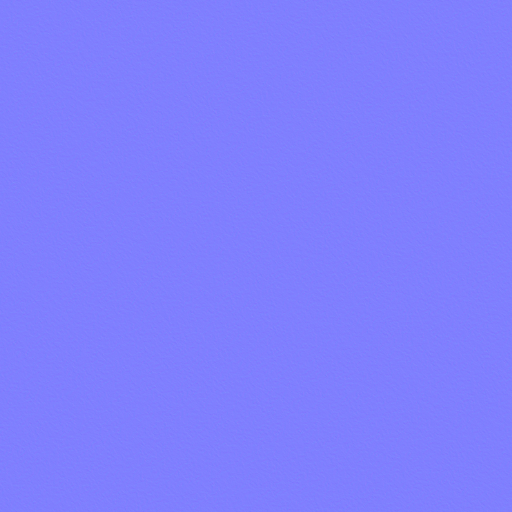
#> input picture dist/assets/cut-granite-normal.jpg, 1024 x 1024 px, given in place of garden-moss.jpg, which was not available (shown at 1/2 size)
$ python encode_garden_moss.py
#> lines starting #> are read from the running program, lines starting #| are printed output that depends on the picture
"""Delivery-only encoding, retaining 2K resolution and the original normal map."""
from pathlib import Path
from PIL import Image
import numpy as np,json
R=Path(__file__).resolve().parents[1];A=R/'dist/assets';report={}
for name,quality in [('garden-moss',97),('garden-moss-rough',95)]:
 source=A/(name+'.jpg');target=A/(name+'-runtime.jpg');im=Image.open(source)
#> further down, im is the input picture: PIL image 1024x1024 RGB; mean R, G, B 127.1, 126.9, 253.8
 im.save(target,format='JPEG',quality=quality,subsampling=0,optimize=True)
 delta=np.abs(np.asarray(im,dtype=np.float32)-np.asarray(Image.open(target),dtype=np.float32))
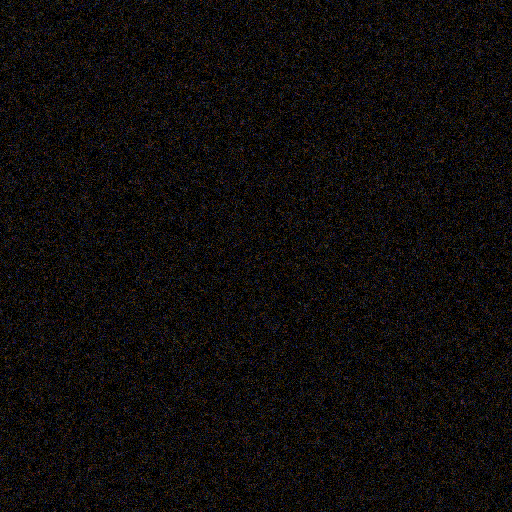
#> delta: shape (1024, 1024, 3) float32 (shown at 1/2 size); mean R, G, B 0.252, 0.206, 0.193; drawn with min black and max white
#> (the run stopped early here; a loop or call above may not have finished)

$ run again, on dist/assets/garden-moss-rough.jpg
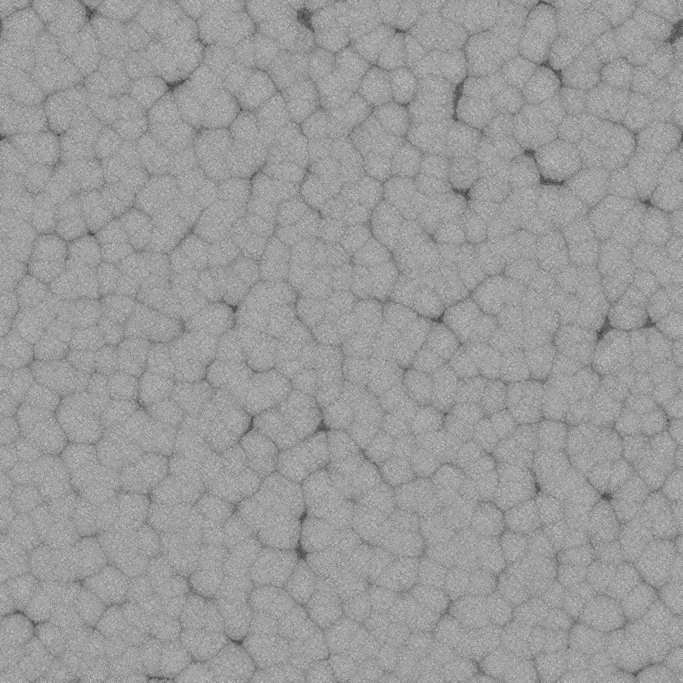
#> input picture dist/assets/garden-moss-rough.jpg, 2048 x 2048 px, given in place of garden-moss.jpg, which was not available (shown at 1/3 size)
#> im is the input picture: PIL image 2048x2048 L; min 39, max 226, mean 155.2
#> `delta=np.abs(np.asarray(im,dtype=np.float32)-np.asarray(Image.open(tar..`:
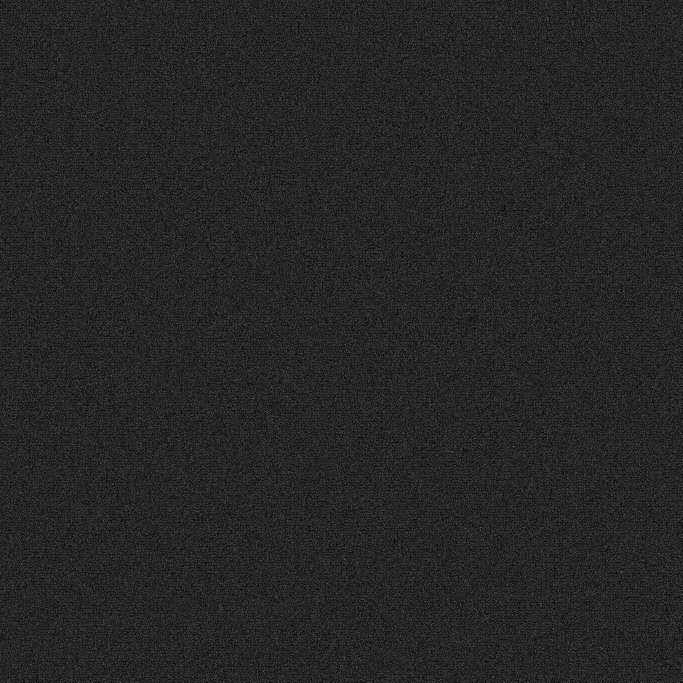
#> delta: shape (2048, 2048) float32 (shown at 1/3 size); min 0, max 6, mean 0.892; drawn with min black and max white

$ run again, on dist/assets/glazed-tile-normal.jpg
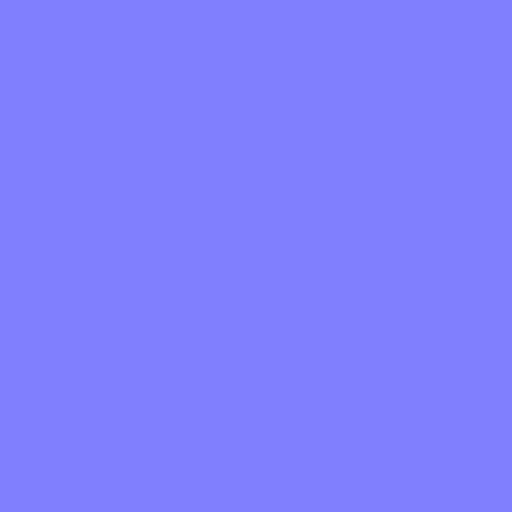
#> input picture dist/assets/glazed-tile-normal.jpg, 1024 x 1024 px, given in place of garden-moss.jpg, which was not available (shown at 1/2 size)
#> im is the input picture: PIL image 1024x1024 RGB; mean R, G, B 127.9, 126.9, 253.8
#> `delta=np.abs(np.asarray(im,dtype=np.float32)-np.asarray(Image.open(tar..`:
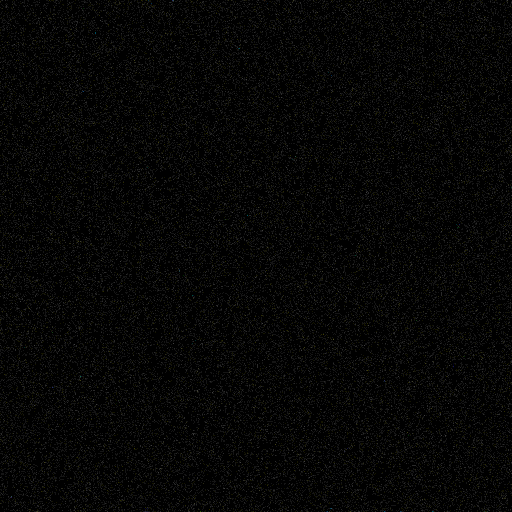
#> delta: shape (1024, 1024, 3) float32 (shown at 1/2 size); mean R, G, B 0.0677, 0.0678, 0.0591; drawn with min black and max white
